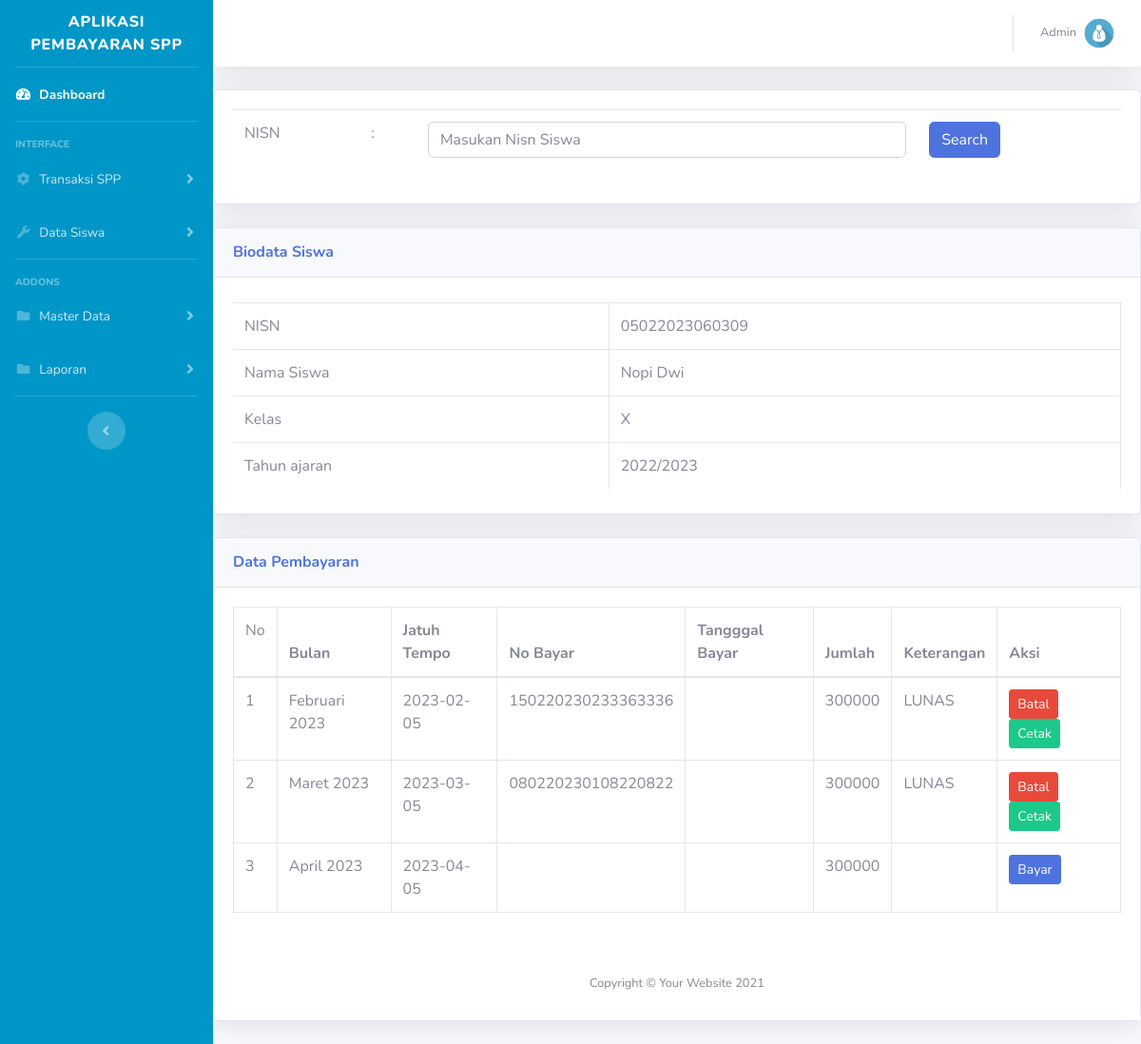
Screenshot of /aplika/pembayaran1.php?nisn=05022023060309 with the database file from the repository.
### tables this page shows
CREATE TABLE `siswa` (
  `id_siswa` int(11) NOT NULL,
  `nisn` varchar(50) NOT NULL,
  `nama` varchar(50) NOT NULL,
  `id_angkatan` int(11) NOT NULL,
  `id_jurusan` int(11) NOT NULL,
  `id_kelas` int(11) NOT NULL,
  `alamat` text NOT NULL
);

CREATE TABLE `kelas` (
  `id_kelas` int(11) NOT NULL,
  `nama_kelas` varchar(50) NOT NULL
);

CREATE TABLE `angkatan` (
  `id_angkatan` int(11) NOT NULL,
  `nama_angkatan` varchar(50) NOT NULL,
  `biaya` varchar(50) NOT NULL
);

### aplika/pembayaran1.php (the view, shortened to what this page needs)
<?php
include 'koneksi1.php';
include 'header.php';
?>
<div class="card shadow mb-4">
	<div class="card-body">
		<form action="" method="get">
			<table class="table">
				<tr>
					<td>NISN</td>
					<td>:</td>
					<td><input type="text" name="nisn" placeholder="Masukan Nisn Siswa" class="form-control"></td>
					<td><button type="submit" class="btn btn-primary" name="cari">Search</button></td>
				</tr>
			</table>
		</form>
	</div>
</div>
<?php
if (isset($_GET['nisn']) && $_GET['nisn'] !='') {
	$nisn = $_GET['nisn'];
	$query = "SELECT siswa.*,angkatan.*,jurusan.*,kelas.* FROM siswa,angkatan,jurusan,kelas WHERE siswa.id_angkatan = angkatan.id_angkatan AND siswa.id_jurusan = jurusan.id_jurusan AND siswa.id_kelas = kelas.id_kelas AND siswa.nisn = '$nisn'";
	$exec = mysqli_query($conn,$query);
	$siswa = mysqli_fetch_assoc($exec);
	$id_siswa = $siswa['id_siswa'];
	$nisn = $siswa['nisn'];
 ?>
 <div class="card shadow mb-4">
 	<div class="card-header py-3">
 		<h6 class="m-0 font-weight-bold text-primary">Biodata Siswa</h6>
 	</div>
 	<div class="card-body">
 		<div class="table-responsive">
 			<table class="table table-bordered" id="dataTable" width="100%" cellspacing="0">
 				<tr>
 					<td>NISN</td>
 					<td><?= $siswa['nisn'] ?></td>
 				</tr>
 				<tr>
 					<td>Nama Siswa</td>
 					<td><?= $siswa['nama'] ?></td>
 				</tr>
 				<tr>
 					<td>Kelas</td>
 					<td><?= $siswa['nama_kelas'] ?></td>
 				</tr>
 				<tr>
 					<td>Tahun ajaran</td>
 					<td><?= $siswa['nama_angkatan'] ?></td>
 				</tr>
 			</table>
 		</div>
 	</div>
 </div>
	<div class="card shadow mb-4">
		<div class="card-header py-3">
			<h6 class="m-0 font-weight-bold text-primary">Data Pembayaran</h6>
		</div>
		<div class="card-body">
			<div class="table-responsive">
				<table class="table table-bordered" id="dataTable" width="100" cellspacing="0">
					<thead>
						<tr>
							<td>No</td>
							<th>Bulan</th>
							<th>Jatuh Tempo</th>
							<th>No Bayar</th>
 							<th>Tangggal Bayar</th>
 							<th>Jumlah</th>
 							<th>Keterangan</th>
 							<th>Aksi</th>
						</tr>
					</thead>
					<tbody>
						<?php
							$no=1;
						$query = "SELECT * FROM pembayaran WHERE ket = 'lunas' and id_siswa = '$id_siswa' order by jatuhtempo ASC";
						$exe = mysqli_query($conn,$query);
						$count = mysqli_num_rows($exe);
						$countLimit = $count + 1;
						$query2 =  "SELECT * FROM pembayaran WHERE ket = 'lunas' and id_siswa = '$id_siswa' UNION SELECT * FROM pembayaran WHERE ket IS NULL and id_siswa ='$id_siswa' LIMIT $countLimit ";
						$exec = mysqli_query($conn,$query2);
						while($res = mysqli_fetch_assoc($exec)) { ?>
							<tr>
								<td><?= $no++ ?></td>
								<td><?= $res['bulan']?></td>
								<td><?= $res['jatuhtempo']?></td>
								<td><?= $res['nobayar']?></td>
								<td><?= $res['tglbayar']?></td>
								<td><?= $res['jumlah']?></td>
								<td><?= $res['ket']?></td>
								<td>
									<?php
								if ($res['nobayar'] == '') {
									echo "<a class='btn btn-primary btn-sm' href='proses_transaksi.php?nisn=$nisn&act=bayar&id=$res[idspp]'>Bayar</a>";
								}else {
									echo "<a class='btn btn-danger btn-sm' style='margin-right:8px;' href='proses_transaksi.php?nisn=$nisn&act=batal&id=$res[idspp]'>Batal</a>";
									echo "<a  class='btn btn-success btn-sm' href='cetak_slip_pembayaran.php?nisn=$nisn&act=cetak &id=$res[idspp]' target='_blank'>Cetak</a>";
								}
									 ?>
								</td>
							</tr>
						<?php } ?>
					</tbody>
				</table>
				<?php include 'footer.php' ?>
<?php } ?>

### rows the page displays
siswa: nisn "05022023060309", nama "Nopi Dwi", id_kelas.nama_kelas "X", id_angkatan.nama_angkatan "2022/2023"

### other values shown
$res['bulan'] "Februari 2023"
$res['jatuhtempo'] "2023-02-05"
$res['nobayar'] "150220230233363336"
$res['jumlah'] "300000"
$res['ket'] "LUNAS"
$res['bulan'] "Maret 2023"
$res['jatuhtempo'] "2023-03-05"
$res['nobayar'] "080220230108220822"
$res['bulan'] "April 2023"
$res['jatuhtempo'] "2023-04-05"
